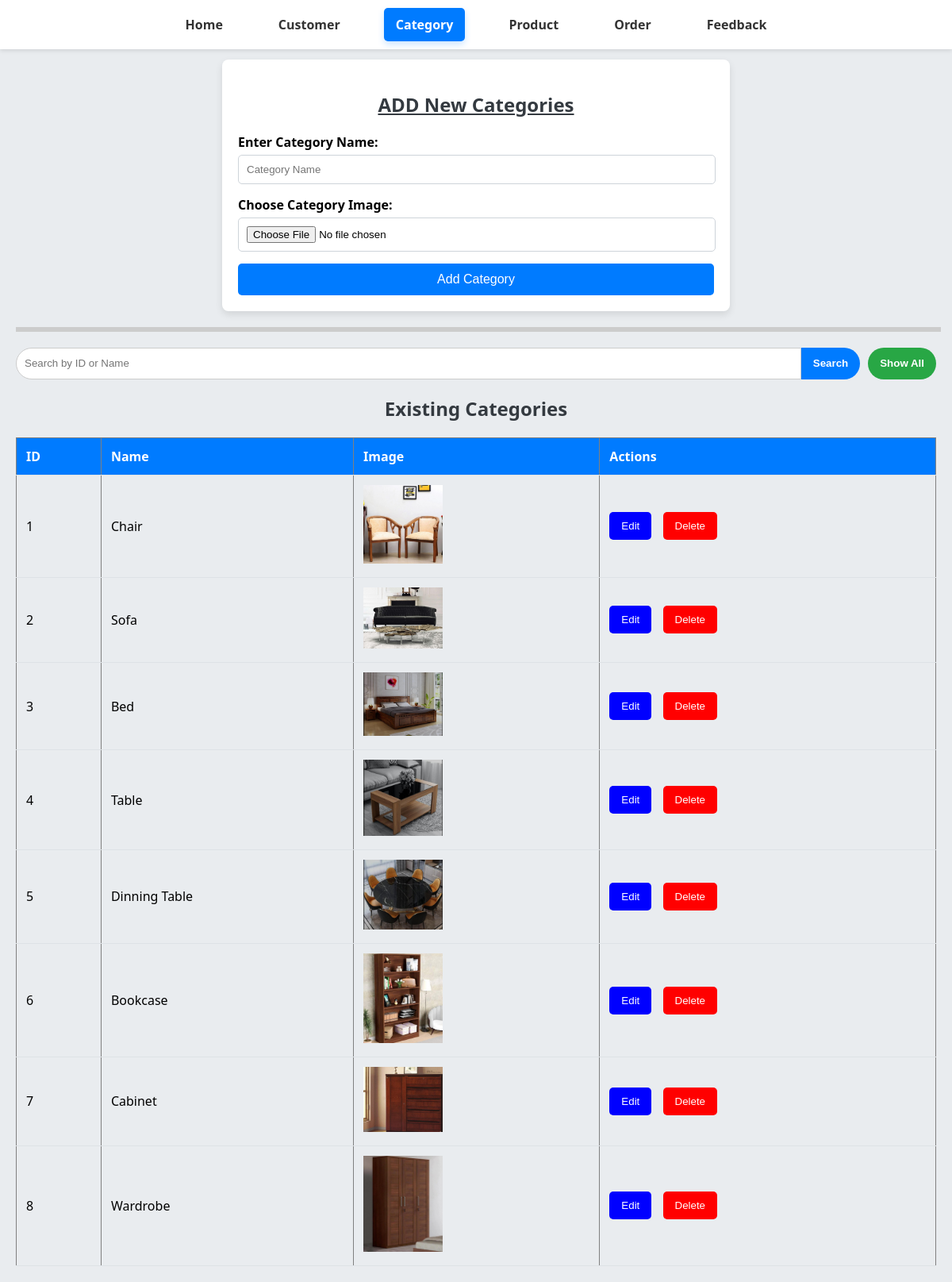
/category_manage.php (signed in), run on the app's committed database.
### tables this page shows
CREATE TABLE IF NOT EXISTS `category` (
  `id` int NOT NULL AUTO_INCREMENT,
  `name` varchar(50) NOT NULL,
  `img` varchar(255) DEFAULT NULL,
  PRIMARY KEY (`id`)
);

### category_manage.php (the view, shortened to what this page needs)
<!DOCTYPE html>
<html>
<head>
    <link rel="stylesheet" href="admincss/category.css">
</head>
<body>
<?php
include 'admin_menubar.php' ;
?>
<form method="POST" action="" enctype="multipart/form-data" class="category-form">
    <h2><u>ADD New Categories</u></h2>
    <label for="cName">Enter Category Name:</label>
    <input type="text" name="cName" id="cName" placeholder="Category Name" required>
    <br>
    <label for="categoryImage">Choose Category Image:</label>
    <input type="file" name="categoryImage" id="categoryImage" accept="image/*" required>
    <br>
    <button type="submit" name="btnUpload">Add Category</button>
</form>
<hr style="border: 3px solid #ccc; width: 100%; margin: 10px 0;">
<form method="GET" action="" class="search-form">
    <input type="text" name="search" placeholder="Search by ID or Name" value="<?php echo isset($_GET['search']) ? htmlspecialchars($_GET['search']) : ''; ?>">
    <input type="submit" value="Search">
    <input type="submit" name="showAll" value="Show All">
</form>
<h2>Existing Categories</h2>
<table border="1">
    <tr>
        <th>ID</th>
        <th>Name</th>
        <th>Image</th>
        <th>Actions</th>
    </tr>
     <?php
      include 'db.php' ;
    $sql = "SELECT * FROM category";
    $result = mysqli_query($conn, $sql);
    if (mysqli_num_rows($result) > 0) {
        while ($row = mysqli_fetch_assoc($result)) {
            echo "<tr>";
            echo "<td>" . $row['id'] . "</td>";
            echo "<td>" . htmlspecialchars($row['name']) . "</td>";
            $imagePath = htmlspecialchars($row['img']);
            echo "<td><img src='" . $imagePath . "' alt='" . htmlspecialchars($row['name']) . "' width='100'></td>";
            echo "<td>
            <form method='POST' style='display:inline;'>
                <input type='hidden' name='editId' value='" . $row['id'] . "'>
                <input type='submit' name='btnEdit' class='button edit-button' value='Edit' onclick='openModal(\"" . htmlspecialchars($row['name']) . "\", \"" . htmlspecialchars($row['img']) . "\", " . $row['id'] . "); return false;'>
            </form>
            <form method='POST' style='display:inline;'>
                <input type='hidden' name='deleteId' value='" . $row['id'] . "'>
                <input type='submit' name='btnDelete' class='button delete-button' value='Delete' onclick='return confirm(\"Are you sure you want to delete this category?\");'>
            </form>
          </td>";
            echo "</tr>";
        }
    } else {
        echo "<tr><td colspan='4' style='text-align:center;'>No categories found.</td></tr>";
    }
    ?>
</table>
</body>
</html>

### admincss/category.css (style rules this page uses)
body { font-family: 'Segoe UI', Tahoma, sans-serif; background-color: #e9ecef; margin: 0; padding: 55px 20px 20px; }
h2 { color: #343a40; text-align: center; }
.category-form { background-color: #ffffff; padding: 20px; border-radius: 8px; box-shadow: 0 4px 10px rgba(0, 0, 0, 0.1); margin: 20px auto; width: 80%; max-width: 600px; }
.category-form label { display: block; margin-bottom: 5px; font-weight: bold; }
.category-form input[type="text"], .category-form input[type="file"] { width: calc(100% - 20px); padding: 10px; margin-bottom: 15px; border: 1px solid #ced4da; border-radius: 5px; transition: border-color 0.3s; }
.category-form button { background-color: #007bff; color: white; border: none; cursor: pointer; height: 40px; width: 100%; font-size: 16px; border-radius: 5px; }
table { width: 100%; border-collapse: collapse; margin-top: 20px; }
th, td { padding: 12px; text-align: left; border-bottom: 1px solid #dee2e6; }
th { background-color: #007bff; color: white; }
.button { padding: 10px 15px; border: none; border-radius: 5px; color: white; cursor: pointer; transition: background-color 0.3s; margin-right: 10px; }
.edit-button { background-color: blue; }
.delete-button { background-color: red; }
.search-form { display: flex; justify-content: center; margin: 20px 0; width: 100%; }
.search-form input[type="text"] { padding: 10px; border: 1px solid #ccc; border-radius: 20px 0 0 20px; width: 250px; flex: 1; height: 18px; }
.search-form input[type="submit"] { padding: 10px 15px; border: none; border-radius: 0 20px 20px 0; cursor: pointer; font-weight: bold; transition: background-color 0.3s, transform 0.3s; height: 40px; }
.search-form input[type="submit"]:nth-child(2) { background-color: #007bff; color: white; }
.search-form input[type="submit"]:nth-child(3) { padding: 10px 15px; border: none; border-radius: 20px; cursor: pointer; font-weight: bold; background-color: #28a745; color: white; margin-left: 10px; height: 40px; }

### data on the page
category: id "1", name "Chair", img (picture)
category: id "2", name "Sofa", img (picture)
category: id "3", name "Bed", img (picture)
category: id "4", name "Table", img (picture)
category: id "5", name "Dinning Table", img (picture)
category: id "6", name "Bookcase", img (picture)
category: id "7", name "Cabinet", img (picture)
category: id "8", name "Wardrobe", img (picture)
